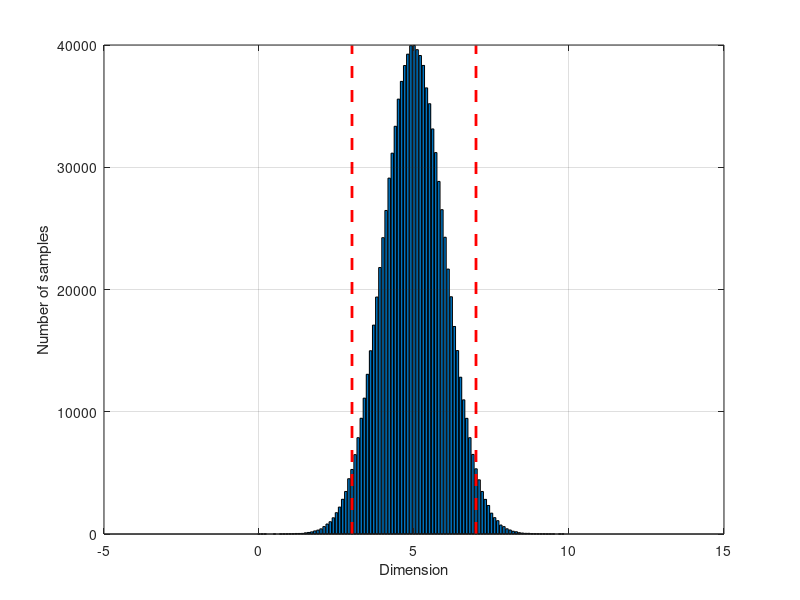
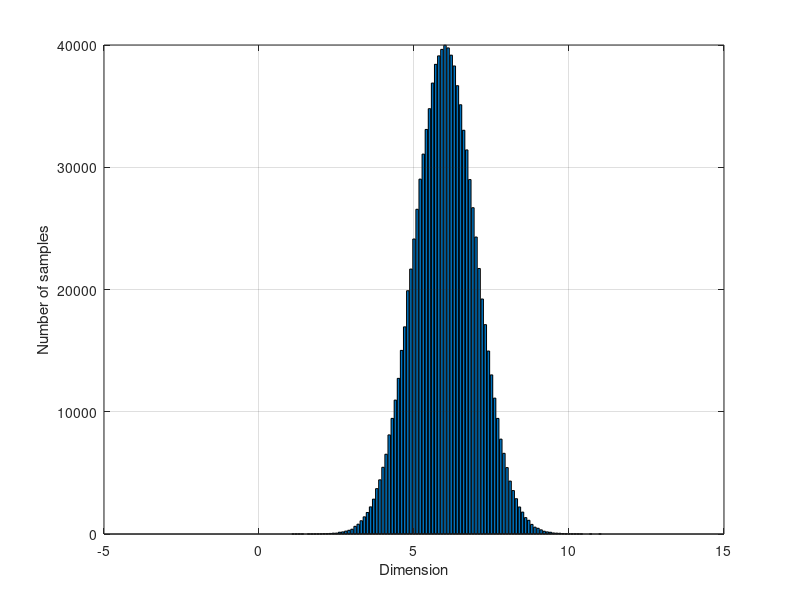
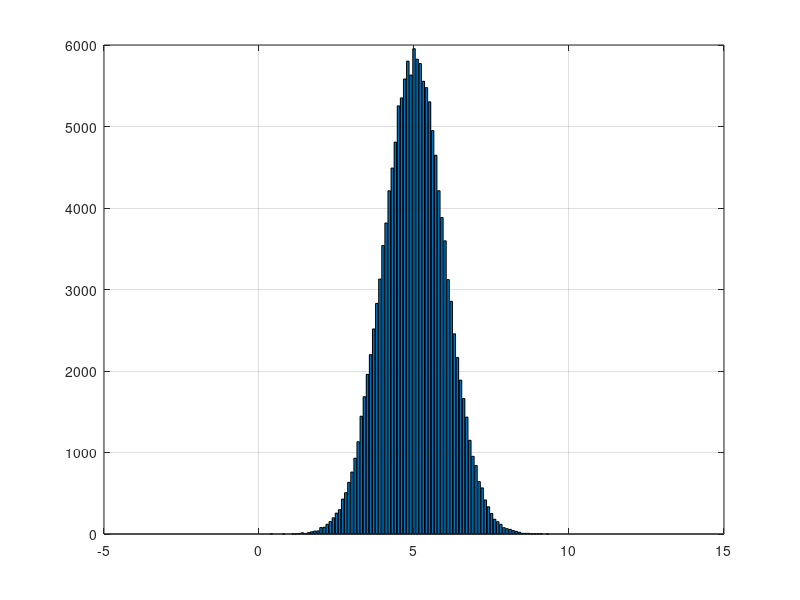
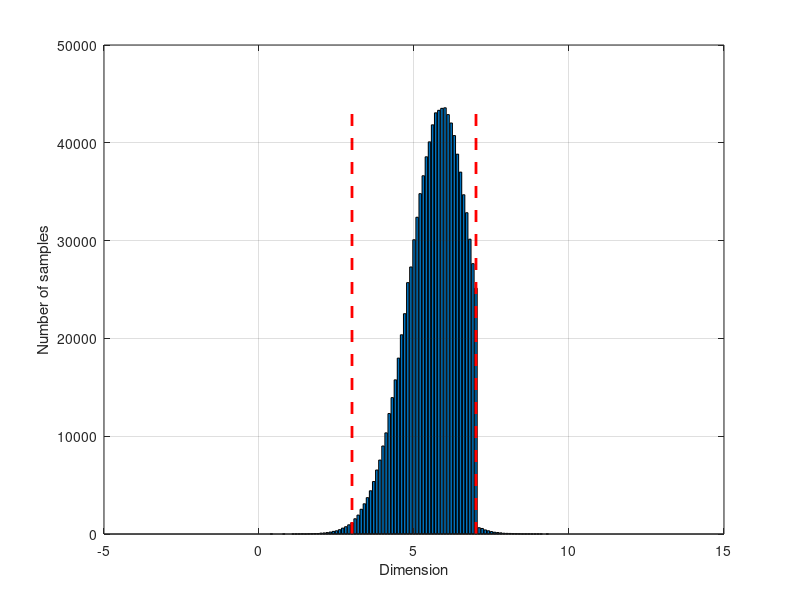

Here is the MATLAB script that generated these plots, in order:

clear all
close all
clc

n = 1000000;
sigma = 1;
N_0 = 5;
N_s = 10;

figure(1)
data_0 = normrnd(N_0,sigma,n,1);
bins = [0:0.1:12];
[y_0 x_0] = hist(data_0,bins);
bar(x_0,y_0)
xlabel('Dimension')
ylabel('Number of samples')
line([7 7],[0 max(y_0)],'color',[1 0 0],'LineWidth',2,'LineStyle','--')
line([3 3],[0 max(y_0)],'color',[1 0 0],'LineWidth',2,'LineStyle','--')
grid on

figure(2)
N_1 = 7;
bins = [0:0.1:12];
data_1 = normrnd(6,sigma,n,1);
[y_1 x_1] = hist(data_1,bins);
bar(x_1,y_1)
xlabel('Dimension')
ylabel('Number of samples')
grid on

InSpec8 = 0; % aim for 9 but take any that are less then 7 out
y_T = zeros(1,length(x_1));
for i=1:length(y_1)
    if x_1(i)<=7
        InSpec8 = InSpec8 + y_1(i);
        y_T(i) = y_T(i) + y_1(i);
    else
        y_T(i) = y_T(i);
    end
end
y_T
InSpec8

data_11 = normrnd(5,sigma,n-InSpec8,1);
[y_11 x_11] = hist(data_11,bins);
figure(3)
bar(x_11,y_11)
grid on

InSpec9 = 0;  % aim for 9 but take any that are less then 7 out
for i=1:length(y_11)
    if x_1(i)<=7
        InSpec9 = InSpec9 + y_11(i);
        y_T(i) = y_T(i) + y_11(i);
    else
        y_T(i) = y_T(i) + y_11(i);        
    end
end
sum(y_T)
InSpec9

figure(4)
bar(bins,y_T)
xlabel('Dimension')
ylabel('Number of samples')
line([7 7],[0 max(y_T)],'color',[1 0 0],'LineWidth',2,'LineStyle','--')
line([3 3],[0 max(y_T)],'color',[1 0 0],'LineWidth',2,'LineStyle','--')
grid on
% 
% dist = [0:0.1:10];
% tol = 0.001+0.01*dist.^2;
% figure(1)
% subplot(1,2,1)
% plot(dist,tol,'.-')
% xlabel('dist')
% ylabel('tol')
% subplot(1,2,2)
% loglog(dist,tol,'.-')
% xlabel('dist')
% ylabel('tol')

% % for cpk=1.33 for a process with dim = 1000, tol = 0.012 or
% % cpk = tol/3sigma
% % so sigma = tol/3(cpk)
% % sigma = 0.0012/3(1.33) = 0.003
% X = [999.9:0.001:1000.1]
% nr = normpdf(X,1000,0.003);
% figure(2)
% plot(X,nr,'.-')
% grid on
% 
% X_1 = [4:0.01;6];
% tol = @(dist) 0.001+0.01*dist^2;
% tol = tol(N_s);
% cpk = 0.9;
% sigma = tol/(3*cpk);
% data_1 = normpdf(X,5,sigma)
